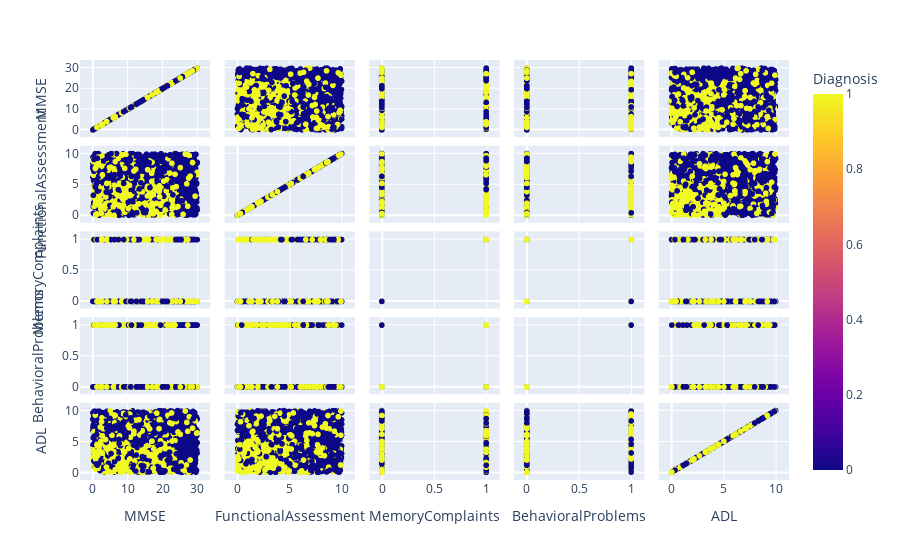

Here is the notebook cell this chart was saved with:
### Markdown cell above
**Pontos importantes analisados:**
- FamilyHistoryAlzheimers: em média, ambos estão próximos de 0,2... 
- MMSE: quem teve diagnóstico positivo, em média tem MMSE mais baixo
- Confusion: quem teve diagnóstico positivo, em média tem confusão mais baixa
- Disiorientation: quem teve diagnóstico positivo, em média tem desorientação mais baixa
- PersonalityChange: quem teve diagnóstico positivo, em média tem mudança de personalidade mais baixa
- DifficultyCompletingTasks: os resultados das médias são bem próximos, mas quem teve diagnóstico positivo, em média tem dificuldade para completar tarefas mais alta
- Forgetfulness: resultados das médias são bem próximos.

Em geral, as médias são próximos. Só no MMSE, FunctionalAssessment, MemoryComplaints, BehavioralProblems e ADL temos as médias mais distantes. Isso pode ser um indicativo de que essas variáveis são mais importantes para o diagnóstico.

### Code cell
graph = px.scatter_matrix(alzheimers_data, dimensions=['MMSE', 'FunctionalAssessment', 'MemoryComplaints', 'BehavioralProblems', 'ADL'], color='Diagnosis')
graph.show()

### Figure 1 — Plotly figure (JSON) as saved in the notebook; plotly's stock layout.template omitted (floating-point values rounded to 4 significant figures; data arrays with more than 128 entries replaced by an {"elided": "..."} marker saying what was removed)
{"data": [{"dimensions": [{"axis": {"matches": true}, "label": "MMSE", "values": {"elided": "2149 float values"}}, {"axis": {"matches": true}, "label": "FunctionalAssessment", "values": {"elided": "2149 float values"}}, {"axis": {"matches": true}, "label": "MemoryComplaints", "values": {"elided": "2149 int values"}}, {"axis": {"matches": true}, "label": "BehavioralProblems", "values": {"elided": "2149 int values"}}, {"axis": {"matches": true}, "label": "ADL", "values": {"elided": "2149 float values"}}], "hovertemplate": "%{xaxis.title.text}=%{x}<br>%{yaxis.title.text}=%{y}<br>Diagnosis=%{marker.color}<extra></extra>", "legendgroup": "", "marker": {"color": {"elided": "2149 int values"}, "coloraxis": "coloraxis", "symbol": "circle"}, "name": "", "showlegend": false, "type": "splom"}], "layout": {"coloraxis": {"colorbar": {"title": {"text": "Diagnosis"}}, "colorscale": [[0, "#0d0887"], [0.1111, "#46039f"], [0.2222, "#7201a8"], [0.3333, "#9c179e"], [0.4444, "#bd3786"], [0.5556, "#d8576b"], [0.6667, "#ed7953"], [0.7778, "#fb9f3a"], [0.8889, "#fdca26"], [1, "#f0f921"]]}, "dragmode": "select", "legend": {"tracegroupgap": 0}, "margin": {"t": 60}}}
